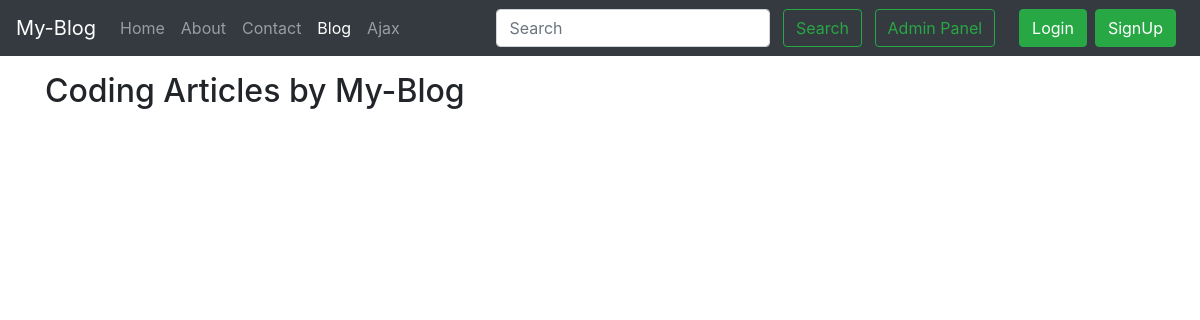
Before: /blog/ with the older database file.
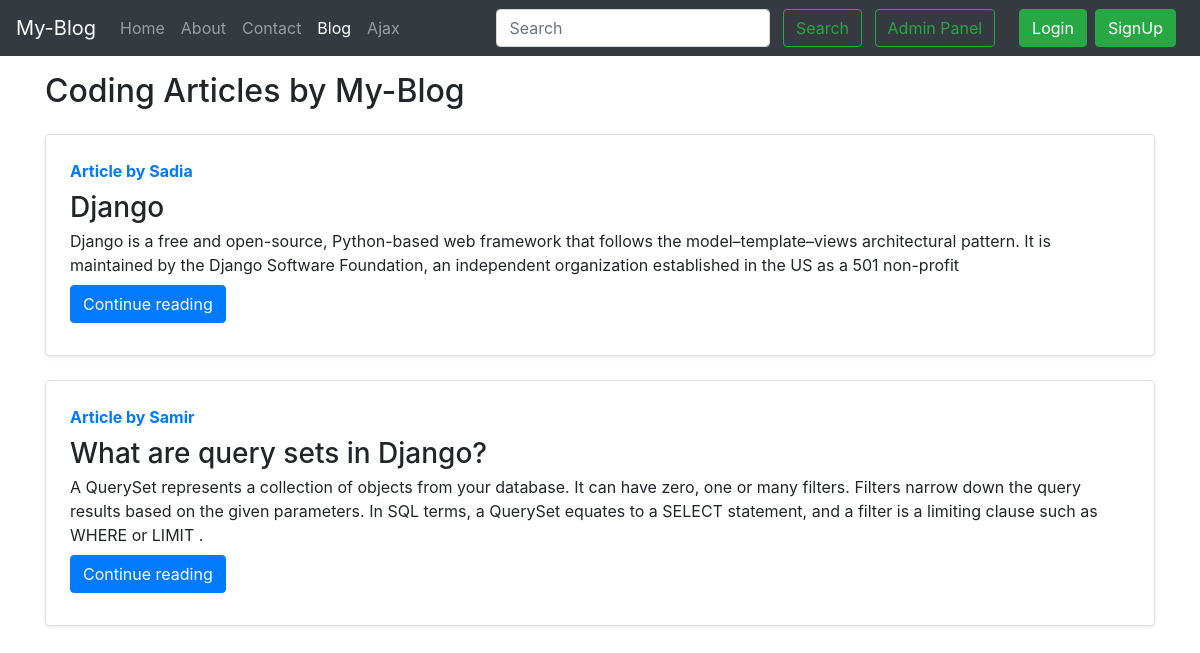
After: the same page with the newer database file.
### blog/models.py (models this page shows, shortened)
class Post(models.Model):
    sno=models.AutoField(primary_key=True)
    title=models.CharField(max_length=255)
    author=models.CharField(max_length=14)
    slug=models.CharField(max_length=130)
    timeStamp=models.DateTimeField(blank=True)
    content=models.TextField()

### blog/views.py (the view)
# urls.py: path('', views.blogHome,name='blogHome'),
def blogHome(request):
    allPosts= Post.objects.all()
    context={'allPosts': allPosts}
    return render(request, "blog/blogHome.html", context)

### templates/blog/blogHome.html (shortened to what this page needs)
{% extends 'base.html' %}
{% block blogactive %} active {% endblock blogactive %}
{% block body %}
<div class="container my-3">
    <h2>Coding Articles by My-Blog</h2>
    {% for post in allPosts  %}
    <div class="row no-gutters border rounded overflow-hidden flex-md-row mb-4 shadow-sm h-md-250 my-4 position-relative">
        <div class="col p-4 d-flex flex-column position-static">
            <strong class="d-inline-block mb-2 text-primary">Article  by {{post.author}}</strong>
            <h3 class="mb-0">{{post.title}}</h3>
            <p class="card-text mb-auto">{{post.content| truncatechars:500}}</p>
            <div class="my-2">
            	<a href="/blog/{{post.slug}}" role="button" class="btn btn-primary">Continue reading</a>
            </div>
        </div>
        </div>
        {% endfor %}
    </div>
 {% endblock %}

Changed rows visible on the page:
added Post: author "Sadia", title "Django", content "Django is a free and open-source, Python-based web framework that follows the model–template–views architectural pattern. It is maintained by the Django Software Foundation, an independent organization established in the US as a 501 non-profit"
added Post: author "Samir", title "What are query sets in Django?", content "A QuerySet represents a collection of objects from your database. It can have zero, one or many filters. Filters narrow down the query results based on the given parameters. In SQL terms, a QuerySet equates to a SELECT statement, and a filter is a limiting clause such as WHERE or LIMIT ."
